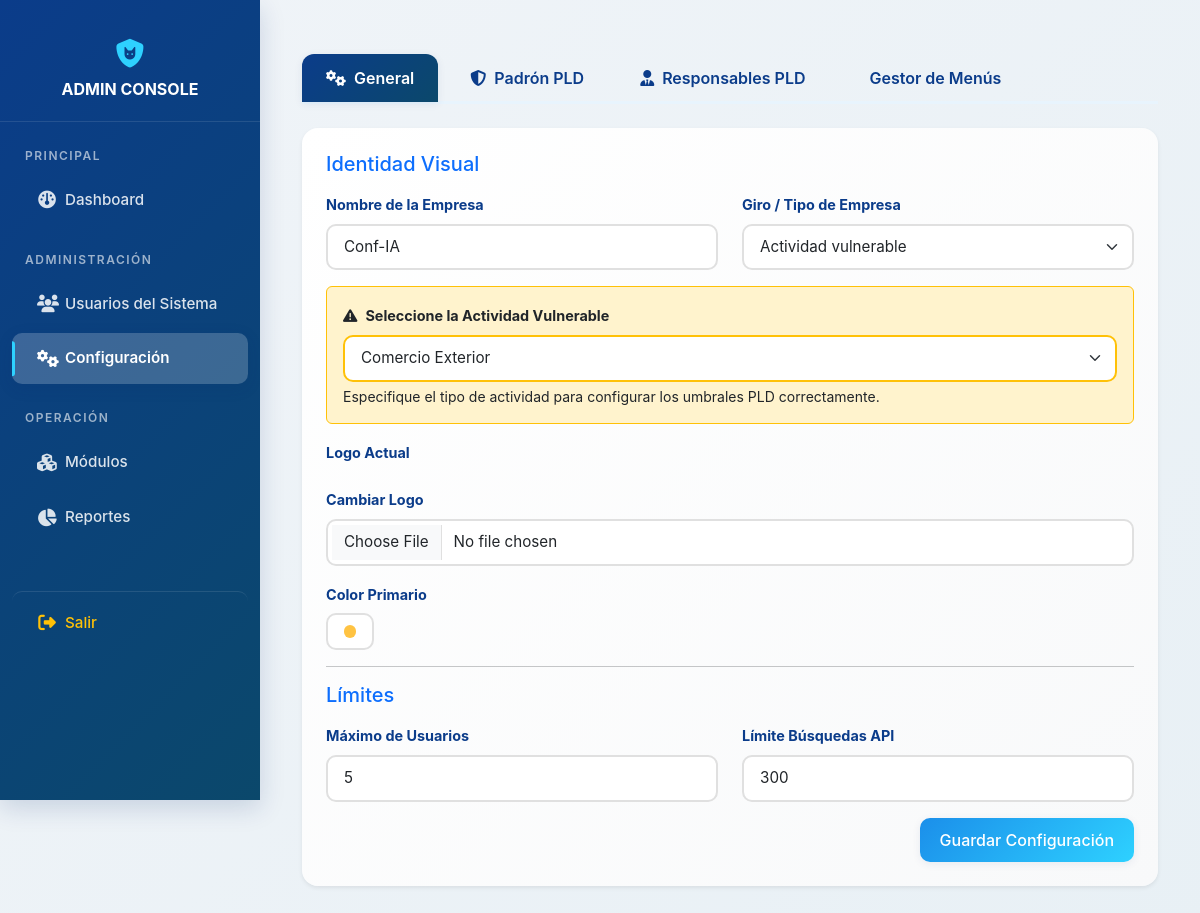
Before: /admin/config.php (signed in) with the older database file.
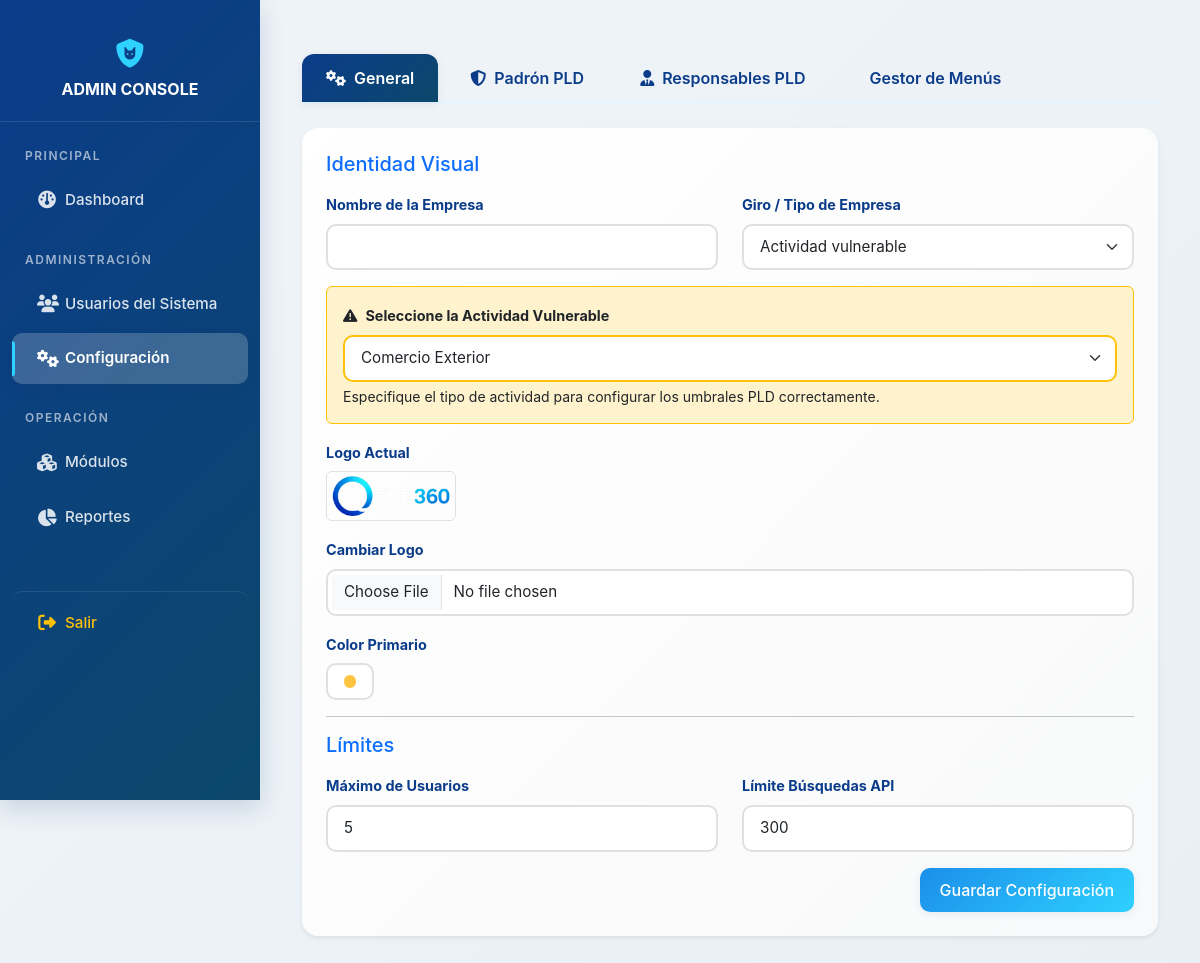
After: the same page with the newer database file.
### tables this page shows
CREATE TABLE `config_empresa` (
  `id_config` int NOT NULL DEFAULT '1',
  `nombre_empresa` varchar(255) DEFAULT 'Investor MLP',
  `id_tipo_empresa` int DEFAULT '1',
  `logo_url` varchar(255) DEFAULT 'assets/img/logo_default.png',
  `color_primario` varchar(7) DEFAULT '#0d6efd',
  `max_usuarios` int DEFAULT '5',
  `max_busquedas_api` int DEFAULT '300',
  `id_vulnerable` int DEFAULT '0',
  `estatus_patron_pld` varchar(50) DEFAULT NULL COMMENT 'Estatus en el padrón PLD (vigente, baja, suspendido)',
  `fecha_revalidacion_patron` date DEFAULT NULL COMMENT 'Fecha de última revalidación del padrón',
  `folio_patron_pld` varchar(100) DEFAULT NULL COMMENT 'Folio de registro en el padrón PLD del SAT',
  `no_habilitado_pld` tinyint(1) DEFAULT '0' COMMENT 'Flag: 1 = NO habilitado, 0 = habilitado',
  `incumplimiento_pld` tinyint(1) DEFAULT '0' COMMENT 'Flag: 1 = Incumplimiento PLD (VAL-PLD-012)',
  `aviso_requerido` tinyint(1) DEFAULT '0' COMMENT 'Flag: 1 = Aviso requerido (VAL-PLD-008, VAL-PLD-009)',
  `aviso_24h` tinyint(1) DEFAULT '0' COMMENT 'Flag: 1 = Aviso 24H pendiente (VAL-PLD-010, VAL-PLD-011)',
  `operacion_rechazada_pld` tinyint(1) DEFAULT '0' COMMENT 'Flag: 1 = Operación rechazada',
  `restriccion_efectivo` tinyint(1) DEFAULT '0' COMMENT 'Flag: 1 = Restricción por pago en efectivo',
  `riesgo_sancion_administrativa` tinyint(1) DEFAULT '0' COMMENT 'Flag: 1 = Riesgo sancionable',
  `fracciones_activas` json DEFAULT NULL COMMENT 'Fracciones activas registradas en el padrón',
  `umbral_acumulacion_uma` decimal(10,2) DEFAULT '1000.00' COMMENT 'Umbral de acumulación en UMAs (VAL-PLD-009)',
  `umbral_aviso_uma` decimal(12,2) DEFAULT NULL COMMENT 'UMA aviso (fallback global)',
  PRIMARY KEY (`id_config`),
  KEY `fk_config_tipo_empresa` (`id_tipo_empresa`),
  KEY `idx_config_empresa_pld_habilitado` (`no_habilitado_pld`,`estatus_patron_pld`),
  CONSTRAINT `fk_config_tipo_empresa` FOREIGN KEY (`id_tipo_empresa`) REFERENCES `cat_tipo_empresa` (`id_tipo_empresa`)
);

CREATE TABLE `cat_tipo_empresa` (
  `id_tipo_empresa` int NOT NULL AUTO_INCREMENT,
  `nombre` varchar(100) NOT NULL,
  PRIMARY KEY (`id_tipo_empresa`)
);

CREATE TABLE `cat_vulnerables` (
  `id_vulnerable` int NOT NULL AUTO_INCREMENT,
  `nombre` varchar(255) DEFAULT NULL,
  `fraccion` varchar(45) DEFAULT NULL,
  `ruta_template` varchar(255) DEFAULT NULL,
  `ruta_instructivo` varchar(45) DEFAULT NULL,
  `umbral_acumulacion_uma` decimal(10,2) DEFAULT NULL COMMENT 'Umbral de acumulación específico para esta fracción',
  `umbral_aviso_uma` decimal(12,2) DEFAULT NULL COMMENT 'UMA para aviso individual (ej. 3210 Fracción XIII)',
  `umbral_expediente_uma` decimal(12,2) DEFAULT NULL COMMENT 'UMA desde la cual se exige expediente (ej. 1605 Fracción XIII)',
  PRIMARY KEY (`id_vulnerable`)
);

### admin/config.php (the view, shortened to what this page needs)
<?php include 'header.php'; ?>
<?php
$stmt = $pdo->query("SELECT * FROM config_empresa WHERE id_config = 1");
$config = $stmt->fetch(PDO::FETCH_ASSOC);
if (!$config) {
    $config = [
        'nombre_empresa' => '',
        'logo_url' => '',
        'color_primario' => '#0d6efd',
        'max_usuarios' => 10,
        'max_busquedas_api' => 500,
        'id_tipo_empresa' => 1,
        'id_vulnerable' => 0
    ];
} else {
    $config['nombre_empresa'] = $config['nombre_empresa'] ?? '';
    $config['logo_url'] = $config['logo_url'] ?? '';
    $config['color_primario'] = $config['color_primario'] ?? '#0d6efd';
    $config['max_usuarios'] = $config['max_usuarios'] ?? 10;
    $config['max_busquedas_api'] = $config['max_busquedas_api'] ?? 500;
    $config['id_tipo_empresa'] = $config['id_tipo_empresa'] ?? 1;
    $config['id_vulnerable'] = $config['id_vulnerable'] ?? 0;
}
$stmtTypes = $pdo->query("SELECT * FROM cat_tipo_empresa ORDER BY id_tipo_empresa ASC");
$companyTypes = $stmtTypes->fetchAll(PDO::FETCH_ASSOC);
$stmtVuln = $pdo->query("SELECT * FROM cat_vulnerables ORDER BY nombre ASC");
$vulnerables = $stmtVuln->fetchAll(PDO::FETCH_ASSOC);
?>
<div class="container mt-4 mb-5">
    <ul class="nav nav-tabs mb-4" id="configTabs" role="tablist">
        <li class="nav-item" role="presentation">
            <button class="nav-link active" id="general-tab" data-bs-toggle="tab" data-bs-target="#general" type="button" role="tab"><i class="fa-solid fa-gears me-2"></i>General</button>
        </li>
        <li class="nav-item" role="presentation">
            <button class="nav-link" id="pld-tab" data-bs-toggle="tab" data-bs-target="#pld" type="button" role="tab"><i class="fa-solid fa-shield-halved me-2"></i>Padrón PLD</button>
        </li>
        <li class="nav-item" role="presentation">
            <button class="nav-link" id="responsable-pld-tab" data-bs-toggle="tab" data-bs-target="#responsable-pld" type="button" role="tab"><i class="fa-solid fa-user-tie me-2"></i>Responsables PLD</button>
        </li>
        <li class="nav-item" role="presentation">
            <button class="nav-link" id="menu-tab" data-bs-toggle="tab" data-bs-target="#menu" type="button" role="tab"><i class="fa-solid fa-list-tree me-2"></i>Gestor de Menús</button>
        </li>
    </ul>
    <div class="tab-content" id="configTabsContent">
        <div class="tab-pane fade show active" id="general" role="tabpanel">
            <div class="card shadow-sm">
                <div class="card-body">
                    <form method="POST" enctype="multipart/form-data">
                        <h5 class="mb-3 text-primary">Identidad Visual</h5>
                        <div class="row">
                            <div class="col-md-6 mb-3">
                                <label class="form-label fw-bold">Nombre de la Empresa</label>
                                <input type="text" name="nombre_empresa" class="form-control" value="<?= htmlspecialchars($config['nombre_empresa']) ?>" required>
                            </div>
                            <div class="col-md-6 mb-3">
                                <label class="form-label fw-bold">Giro / Tipo de Empresa</label>
                                <select name="id_tipo_empresa" id="selectTipoEmpresa" class="form-select" required onchange="toggleVulnerable()">
                                    <?php foreach ($companyTypes as $type): ?>
                                        <option value="<?= $type['id_tipo_empresa'] ?>"
                                            <?= ($config['id_tipo_empresa'] == $type['id_tipo_empresa']) ? 'selected' : '' ?>>
                                            <?= htmlspecialchars($type['nombre']) ?>
                                        </option>
                                    <?php endforeach; ?>
                                </select>
                            </div>
                        </div>
                        <div class="row mb-3" id="vulnerableContainer" style="display: none;">
                            <div class="col-md-12">
                                <div class="p-3 bg-warning-subtle border border-warning rounded">
                                    <label class="form-label fw-bold text-dark"><i class="fa-solid fa-triangle-exclamation me-2"></i>Seleccione la Actividad Vulnerable</label>
                                    <select name="id_vulnerable" class="form-select border-warning">
                                        <?php foreach ($vulnerables as $vuln): ?>
                                            <option value="<?= $vuln['id_vulnerable'] ?>"
                                                <?= ($config['id_vulnerable'] == $vuln['id_vulnerable']) ? 'selected' : '' ?>>
                                                <?= htmlspecialchars($vuln['nombre']) ?>
                                            </option>
                                        <?php endforeach; ?>
                                    </select>
                                    <div class="form-text text-dark">Especifique el tipo de actividad para configurar los umbrales PLD correctamente.</div>
                                </div>
                            </div>
                        </div>
                        <?php if (!empty($config['logo_url'])): ?>
                        <div class="mb-3">
                            <label class="form-label fw-bold">Logo Actual</label><br>
                            <img src="../<?= htmlspecialchars($config['logo_url']) ?>" alt="Logo" style="height: 50px; object-fit: contain;" class="border p-1 rounded" onerror="this.style.display='none'">
                        </div>
                        <?php endif; ?>
                        <div class="mb-3">
                            <label class="form-label fw-bold">Cambiar Logo</label>
                            <input type="file" name="logo_file" class="form-control" accept="image/png, image/jpeg">
                        </div>
                        <div class="mb-3">
                            <label class="form-label fw-bold">Color Primario</label>
                            <input type="color" name="color_primario" class="form-control form-control-color" value="<?= htmlspecialchars($config['color_primario']) ?>">
                        </div>
                        <hr>
                        <h5 class="mb-3 text-primary">Límites</h5>
                        <div class="row">
                            <div class="col-md-6 mb-3">
                                <label class="form-label fw-bold">Máximo de Usuarios</label>
                                <input type="number" name="max_usuarios" class="form-control" value="<?= $config['max_usuarios'] ?>" required>
                            </div>
                            <div class="col-md-6 mb-3">
                                <label class="form-label fw-bold">Límite Búsquedas API</label>
                                <input type="number" name="max_busquedas_api" class="form-control" value="<?= $config['max_busquedas_api'] ?>" required>
                            </div>
                        </div>
                        <div class="text-end">
                            <button type="submit" class="btn btn-primary">Guardar Configuración</button>
                        </div>
                    </form>
                </div>
            </div>
        </div>
    </div>
</div>
<?php include '../templates/footer.php'; ?>

### admin/header.php (shortened to what this page needs)
<!DOCTYPE html>
<html lang="es">
<head>
    <link href="https://cdn.jsdelivr.net/npm/bootstrap@5.3.0/dist/css/bootstrap.min.css" rel="stylesheet">
    <link rel="stylesheet" href="https://cdnjs.cloudflare.com/ajax/libs/font-awesome/6.4.0/css/all.min.css">
    <link rel="stylesheet" href="../assets/css/admin.css">
</head>
<body>
<div class="sidebar">
    <div class="text-center mb-4 text-white fw-bold">
        <i class="fa-solid fa-shield-cat"></i> ADMIN CONSOLE
    </div>
    <div class="sidebar-header">Principal</div>
    <a href="index.php" class="<?= basename($_SERVER['PHP_SELF'])=='index.php'?'active':'' ?>">
        <i class="fa-solid fa-gauge me-2"></i>Dashboard
    </a>
    <div class="sidebar-header">Administración</div>
    <a href="users.php" class="<?= basename($_SERVER['PHP_SELF'])=='users.php'?'active':'' ?>">
        <i class="fa-solid fa-users me-2"></i>Usuarios del Sistema
    </a>
    <a href="config.php" class="<?= basename($_SERVER['PHP_SELF'])=='config.php'?'active':'' ?>">
        <i class="fa-solid fa-gears me-2"></i>Configuración
    </a>
    <div class="sidebar-header">Operación</div>
    <a href="modulos.php" class="<?= basename($_SERVER['PHP_SELF'])=='modulos.php'?'active':'' ?>">
        <i class="fa-solid fa-cubes me-2"></i>Módulos
    </a>
    <a href="reportes.php" class="<?= basename($_SERVER['PHP_SELF'])=='reportes.php'?'active':'' ?>">
        <i class="fa-solid fa-chart-pie me-2"></i>Reportes
    </a>
    <a href="logout.php" class="mt-5 text-warning">
        <i class="fa-solid fa-right-from-bracket me-2"></i>Salir
    </a>
</div>
<div class="main-content">

### templates/footer.php (shortened to what this page needs)
</body>
</html>

### assets/css/admin.css (style rules this page uses)
:root { --eve-blue-dark: #0B486B; --eve-blue-deep: #0B3C8A; --eve-blue-medium: #1B8FEA; --eve-blue-light: #2ED1FF; --eve-blue-bg: #E8F4FD; --eve-gradient-primary: linear-gradient(135deg, var(--eve-blue-deep) 0%, var(--eve-blue-dark) 100%); --eve-gradient-card: linear-gradient(135deg, #ffffff 0%, #f8f9fa 100%); --eve-gradient-hover: linear-gradient(135deg, var(--eve-blue-medium) 0%, var(--eve-blue-light) 100%); --eve-shadow-sm: 0 2px 8px rgba(8, 45, 110, 0.08); --eve-shadow-md: 0 4px 16px rgba(8, 45, 110, 0.12); --eve-shadow-lg: 0 8px 24px rgba(8, 45, 110, 0.16); --eve-shadow-hover: 0 6px 20px rgba(27, 143, 234, 0.25); --eve-transition: all 0.3s cubic-bezier(0.4, 0, 0.2, 1); --eve-transition-fast: all 0.15s ease; }
body { background: linear-gradient(135deg, #f0f4f8 0%, #e8f0f5 100%); font-family: -apple-system, BlinkMacSystemFont, 'Segoe UI', Roboto, 'Helvetica Neue', Arial, sans-serif; min-height: 100vh; }
.sidebar { height: 100vh; width: 260px; position: fixed; top: 0; left: 0; background: var(--eve-gradient-primary); padding-top: 20px; box-shadow: var(--eve-shadow-lg); z-index: 1000; overflow-y: auto; transition: var(--eve-transition); }
.sidebar .text-center { padding: 20px 15px; border-bottom: 1px solid rgba(255, 255, 255, 0.1); margin-bottom: 20px; }
.sidebar .text-center i { font-size: 1.8rem; color: var(--eve-blue-light); margin-bottom: 8px; display: block; }
.sidebar-header { padding: 0 25px; font-size: 0.75rem; text-transform: uppercase; color: rgba(255, 255, 255, 0.6); font-weight: 600; margin-top: 25px; margin-bottom: 10px; letter-spacing: 1.5px; }
.sidebar a { padding: 14px 25px; text-decoration: none; font-size: 0.95rem; color: rgba(255, 255, 255, 0.85); display: flex; align-items: center; transition: var(--eve-transition); position: relative; margin: 4px 12px; border-radius: 10px; font-weight: 500; }
.sidebar a i { width: 20px; text-align: center; margin-right: 12px; font-size: 1.1rem; }
.sidebar a::before { content: ''; position: absolute; left: 0; top: 50%; transform: translateY(-50%); width: 3px; height: 0; background: var(--eve-blue-light); border-radius: 0 3px 3px 0; transition: var(--eve-transition); }
.sidebar a.active { color: #ffffff; background: rgba(255, 255, 255, 0.2); box-shadow: var(--eve-shadow-md); font-weight: 600; }
.sidebar a.active::before { height: 70%; background: var(--eve-blue-light); }
.sidebar a.text-warning { color: #ffc107; margin-top: 30px; border-top: 1px solid rgba(255, 255, 255, 0.1); padding-top: 20px; }
.main-content { margin-left: 260px; padding: 30px; transition: var(--eve-transition); min-height: 100vh; }
.card { border: none; border-radius: 16px; box-shadow: var(--eve-shadow-md); margin-bottom: 25px; background: var(--eve-gradient-card); transition: var(--eve-transition); overflow: hidden; position: relative; }
.card::before { content: ''; position: absolute; top: 0; left: 0; right: 0; height: 4px; background: var(--eve-gradient-hover); transform: scaleX(0); transition: var(--eve-transition); }
.card-body { padding: 24px; }
.btn { border-radius: 10px; padding: 10px 20px; font-weight: 500; transition: var(--eve-transition); border: none; position: relative; overflow: hidden; }
.btn::before { content: ''; position: absolute; top: 50%; left: 50%; width: 0; height: 0; border-radius: 50%; background: rgba(255, 255, 255, 0.3); transform: translate(-50%, -50%); transition: width 0.6s, height 0.6s; }
.btn-primary { background: var(--eve-gradient-hover); color: #ffffff; box-shadow: var(--eve-shadow-sm); }
.form-control, .form-select { border-radius: 10px; border: 2px solid #e0e0e0; padding: 10px 16px; transition: var(--eve-transition); font-size: 0.95rem; }
.form-label { font-weight: 600; color: var(--eve-blue-deep); margin-bottom: 8px; font-size: 0.9rem; }
.form-label.fw-bold { font-weight: 700; }
.nav-tabs { border-bottom: 3px solid var(--eve-blue-bg); margin-bottom: 25px; }
.nav-tabs .nav-link { border: none; border-radius: 12px 12px 0 0; padding: 12px 24px; color: var(--eve-blue-deep); font-weight: 600; transition: var(--eve-transition); margin-right: 8px; background: transparent; }
.nav-tabs .nav-link.active { background: var(--eve-gradient-primary); color: #ffffff; border-color: transparent; box-shadow: var(--eve-shadow-sm); }
html { scroll-behavior: smooth; }

Changed rows visible on the page:
changed config_empresa "#ffc342": logo_url: picture added; nombre_empresa "Conf-IA" → (not shown)
